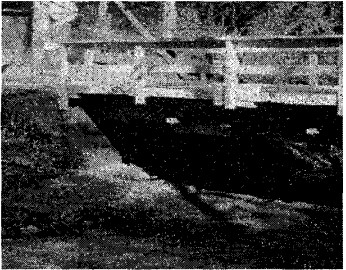
#> input picture input.jpg, 346 x 270 px
$ python 'Median_Ratonal _hybrid_ filter.py'
#> lines starting #> are read from the running program, lines starting #| are printed output that depends on the picture
#> further down, image is the input picture: shape (270, 346, 3); min 0, max 255, mean 64.7

import cv2
import numpy as np


def median_rational_hybrid_filter_arr(data, window_size, alpha):

    # mảng lưu giá trị các pixel sau khi qua median_rational_hybrid_filter
    hybrid_values = np.zeros_like(data)

    # Lặp qua từng giá trị trong mảng

    for i in range((len(data))):
        # Tính giá trị trung vị cho cửa sổ hiện tại
        median_values = np.median(data[i:i+window_size])

        # Tính giá trị trung bình hợp lí(ration_mean_value) cho cửa sổ hiện tại
        numerator = 0
        denominator = 0
        for j in range(i, i+window_size):
            data_j = data[j] if j <= len(data) - 1 else 0
            numerator += data_j / (1 + abs(data_j - median_values))
            denominator += 1 / (1 + abs(data_j - median_values))
        rational_mean_values = numerator / denominator

        # Tính giá trị hybrid cho cửa sổ hiên tại dựa vào tham số alpha truyền vào
        hybrid_values[i] = alpha * median_values + \
            (1 - alpha) * rational_mean_values
    return hybrid_values

# Bộ lọc hybrid_filter nhận đầu vào là image ( biểu diễn theo array 2 chiều), 1 kích thước cửa sổ, và hệ số alpha


def median_rational_hybrid_filter(image, window_size, alpha):
    # coppy image (tránh tham chiếu)
#> called with window_size = 3, alpha = 0.1
    filtered_image = np.copy(image)

    # Áp dụng filter cho mỗi hàng của image
    for row in range(len(image)):
        filtered_image[row, :] = median_rational_hybrid_filter_arr(
            image[row, :], window_size, alpha)
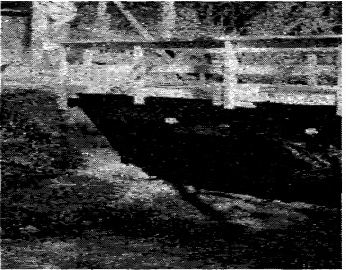
#> filtered_image: shape (270, 346); min 0, max 255, mean 63

    # áp dụng lọc cho mỗi cột của image
    for col in range(len(image[0])):
        filtered_image[:, col] = median_rational_hybrid_filter_arr(
            image[:, col], window_size, alpha)
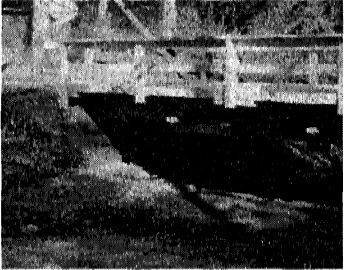
#> filtered_image: shape (270, 346); min 0, max 255, mean 62.2

    return filtered_image


# đọc hình ảnh
image = cv2.imread('./input.jpg')

# chuyển về ảnh trắng đen
gray = cv2.cvtColor(image, cv2.COLOR_BGR2GRAY)

# chọn window_size = 3 và hệ số alpha = 0.1
window_size = 3
alpha = 0.1

# lọc ảnh
filtered_image = median_rational_hybrid_filter(gray, window_size, alpha)

# đầu ra hinh ảnh sau khi đã lọc có tên là output.jpg
cv2.imwrite('output.jpg', filtered_image)
